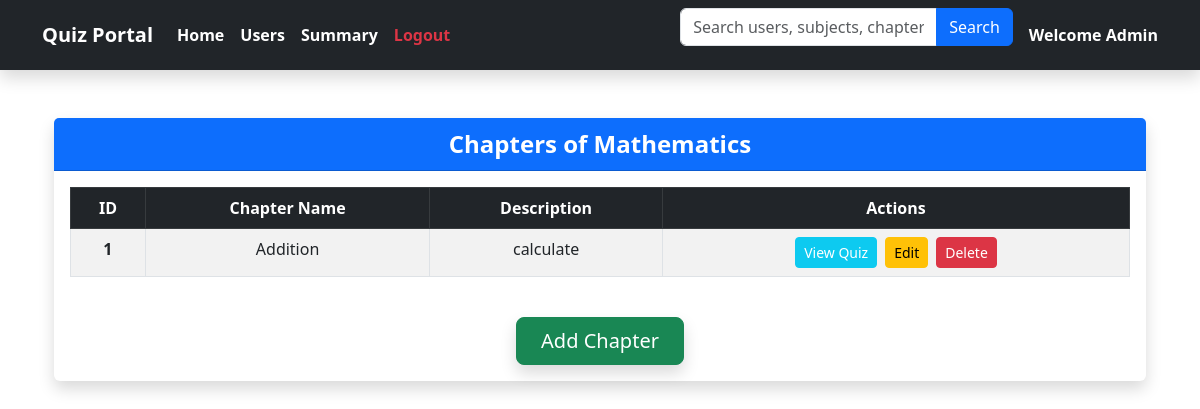
Page /subject/1/chapters on the earlier database version.
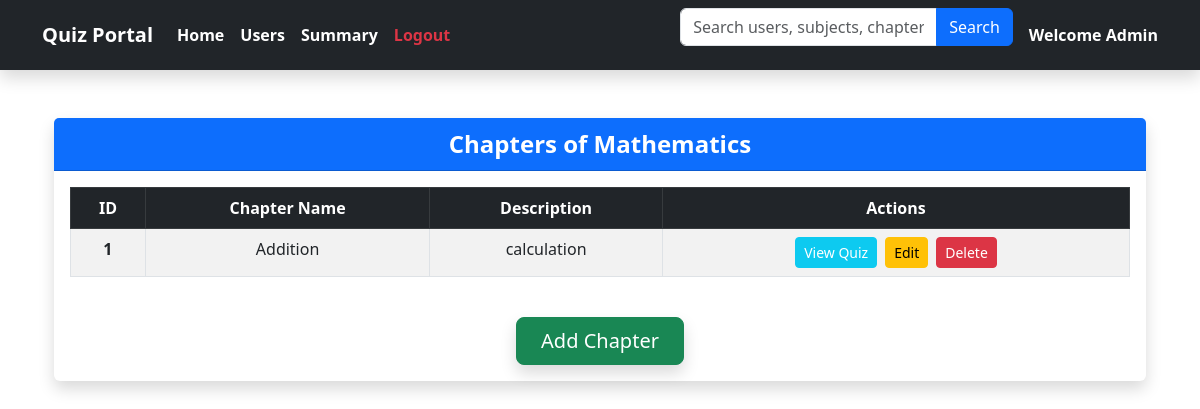
Same page on the later database version.
### backend/models.py (models this page shows)
class Chapter(db.Model):
    __tablename__ = 'chapter'
    id = db.Column(db.Integer, primary_key=True)
    name = db.Column(db.String, nullable=False)
    description = db.Column(db.String, nullable=False)
    subject_id = db.Column(db.Integer, db.ForeignKey('subjects.id', ondelete='CASCADE'), nullable=False)
    quizzes = db.relationship('Quiz', backref='chapter',lazy=True, cascade='all, delete-orphan')

### app.py (the view)
@app.route('/subject/<int:subject_id>/chapters')
def view_chapters(subject_id):
    subject = Subject.query.get_or_404(subject_id)
    chapters = Chapter.query.filter_by(subject_id=subject_id).all()
    return render_template('view_chapters.html', subject=subject, chapters=chapters)

### templates/view_chapters.html (shortened to what this page needs)
{% extends "navbar.html" %}
{% block content %}
    <div class="container my-5">
        <div class="card shadow border-0">
            <div class="card-header bg-primary text-white text-center fs-4 fw-bold">
                Chapters of {{ subject.name }}
            </div>
            <div class="card-body">
                <div class="table-responsive">
                    <table class="table table-striped table-bordered text-center">
                        <thead class="table-dark">
                            <tr>
                                <th>ID</th>
                                <th>Chapter Name</th>
                                <th>Description</th>
                                <th>Actions</th>
                            </tr>
                        </thead>
                        <tbody>
                            {% for chapter in chapters %}
                            <tr>
                                <td class="fw-bold">{{ chapter.id }}</td>
                                <td>{{ chapter.name }}</td>
                                <td>{{ chapter.description }}</td>
                                <td>
                                    <div class="d-flex justify-content-center gap-2">
                                        <a href="{{ url_for('view_quizzes', chapter_id=chapter.id) }}" class="btn btn-info btn-sm text-white">View Quiz</a>
                                        <a href="{{ url_for('edit_chapter', chapter_id=chapter.id) }}" class="btn btn-warning btn-sm">Edit</a>
                                        <form action="{{ url_for('delete_chapter', chapter_id=chapter.id) }}" method="POST">
                                            <button type="submit" class="btn btn-danger btn-sm">Delete</button>
                                        </form>
                                    </div>
                                </td>
                            </tr>
                            {% endfor %}
                        </tbody>
                    </table>
                </div>
                <div class="text-center mt-4">
                    <a href="{{ url_for('add_chapter', subject_id=subject.id) }}" class="btn btn-success btn-lg px-4 shadow">Add Chapter</a>
                </div>
            </div>
        </div>
    </div>
{% endblock %}

Differences in the rows shown:
changed Chapter "Addition": description "calculate" → "calculation"
